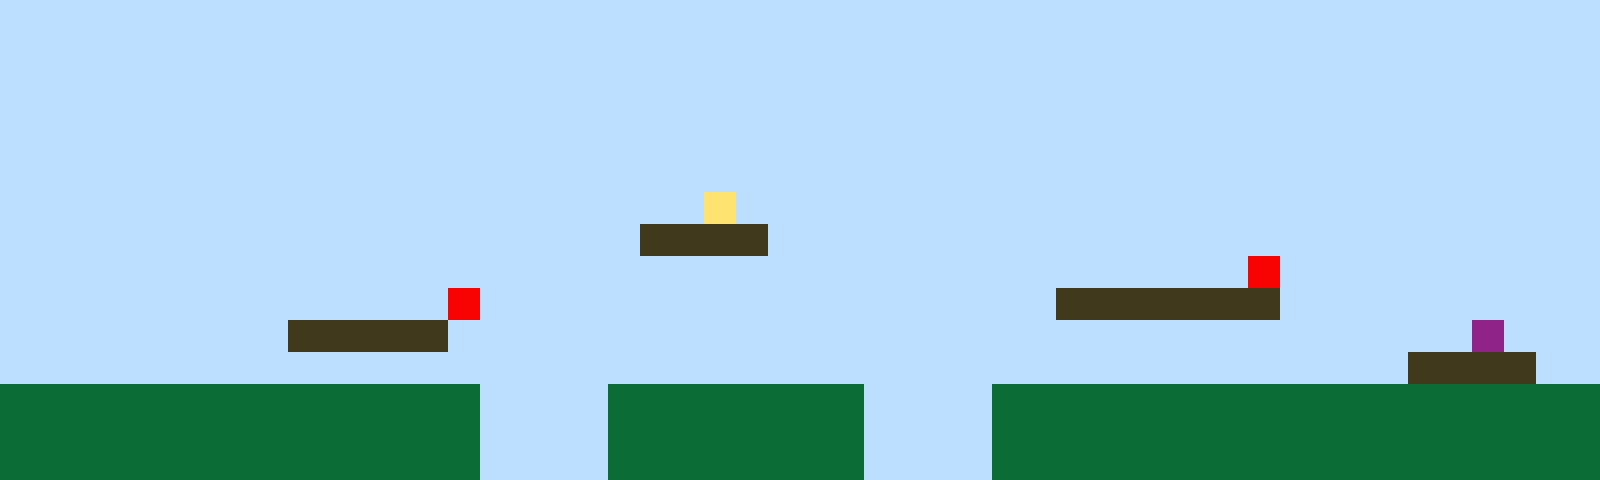

Tiled map render using the project's own tile images. Description and the whole map definition, tile-layer contents included, below:
An orthogonal 50x15 tile map with 32x32 px tiles, 1 tile layer (Tile Layer 1).

<map version="1.10" tiledversion="1.11.2" orientation="orthogonal" renderorder="right-up" width="50" height="15" tilewidth="32" tileheight="32" infinite="0" nextlayerid="2" nextobjectid="1"><editorsettings><export target="map1.csv" format="csv" /></editorsettings><tileset firstgid="1" name="sprites" tilewidth="32" tileheight="32" tilecount="6" columns="3"><image source="sprites.png" width="96" height="64" /></tileset><layer id="1" name="Tile Layer 1" width="50" height="15"><data encoding="csv">1,1,1,1,1,1,1,1,1,1,1,1,1,1,1,1,1,1,1,1,1,1,1,1,1,1,1,1,1,1,1,1,1,1,1,1,1,1,1,1,1,1,1,1,1,1,1,1,1,1,1,1,1,1,1,1,1,1,1,1,1,1,1,1,1,1,1,1,1,1,1,1,1,1,1,1,1,1,1,1,1,1,1,1,1,1,1,1,1,1,1,1,1,1,1,1,1,1,1,1,1,1,1,1,1,1,1,1,1,1,1,1,1,1,1,1,1,1,1,1,1,1,1,1,1,1,1,1,1,1,1,1,1,1,1,1,1,1,1,1,1,1,1,1,1,1,1,1,1,1,1,1,1,1,1,1,1,1,1,1,1,1,1,1,1,1,1,1,1,1,1,1,1,1,1,1,1,1,1,1,1,1,1,1,1,1,1,1,1,1,1,1,1,1,1,1,1,1,1,1,1,1,1,1,1,1,1,1,1,1,1,1,1,1,1,1,1,1,1,1,1,1,1,1,1,1,1,1,1,1,1,1,1,1,1,1,1,1,1,1,1,1,1,1,1,1,1,1,1,1,1,1,1,1,1,1,1,1,1,1,1,1,1,1,1,1,1,1,1,1,1,1,1,1,1,1,1,1,1,1,1,1,1,1,1,1,1,1,1,1,1,1,1,1,1,1,1,1,1,1,1,1,1,1,1,1,1,1,1,1,1,1,1,1,1,1,1,1,1,1,1,1,4,1,1,1,1,1,1,1,1,1,1,1,1,1,1,1,1,1,1,1,1,1,1,1,1,1,1,1,1,1,1,1,1,1,1,1,1,1,1,1,1,1,1,1,1,1,1,1,3,3,3,3,1,1,1,1,1,1,1,1,1,1,1,1,1,1,1,1,1,1,1,1,1,1,1,1,1,1,1,1,1,1,1,1,1,1,1,1,1,1,1,1,1,1,1,1,1,1,1,1,1,1,1,1,1,1,1,1,1,1,1,1,1,1,1,1,1,5,1,1,1,1,1,1,1,1,1,1,1,1,1,1,1,1,1,1,1,1,1,1,1,1,5,1,1,1,1,1,1,1,1,1,1,1,1,1,1,1,1,1,1,3,3,3,3,3,3,3,1,1,1,1,1,1,1,1,1,1,1,1,1,1,1,1,1,1,1,3,3,3,3,3,1,1,1,1,1,1,1,1,1,1,1,1,1,1,1,1,1,1,1,1,1,1,1,1,1,1,1,1,1,1,1,1,6,1,1,1,1,1,1,1,1,1,1,1,1,1,1,1,1,1,1,1,1,1,1,1,1,1,1,1,1,1,1,1,1,1,1,1,1,1,1,1,1,1,1,1,1,1,1,1,3,3,3,3,1,1,2,2,2,2,2,2,2,2,2,2,2,2,2,2,2,1,1,1,1,2,2,2,2,2,2,2,2,1,1,1,1,2,2,2,2,2,2,2,2,2,2,2,2,2,2,2,2,2,2,2,2,2,2,2,2,2,2,2,2,2,2,2,2,2,2,1,1,1,1,2,2,2,2,2,2,2,2,1,1,1,1,2,2,2,2,2,2,2,2,2,2,2,2,2,2,2,2,2,2,2,2,2,2,2,2,2,2,2,2,2,2,2,2,2,2,1,1,1,1,2,2,2,2,2,2,2,2,1,1,1,1,2,2,2,2,2,2,2,2,2,2,2,2,2,2,2,2,2,2,2</data></layer></map>
